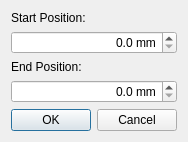
<?xml version="1.0" encoding="UTF-8"?>
<ui version="4.0">
 <class>TruncateDialog</class>
 <widget class="QDialog" name="TruncateDialog">
  <property name="windowModality">
   <enum>Qt::WindowModal</enum>
  </property>
  <property name="geometry">
   <rect>
    <x>0</x>
    <y>0</y>
    <width>174</width>
    <height>137</height>
   </rect>
  </property>
  <property name="windowTitle">
   <string>Truncate Spline</string>
  </property>
  <property name="modal">
   <bool>true</bool>
  </property>
  <layout class="QVBoxLayout" name="verticalLayout_2">
   <item>
    <layout class="QVBoxLayout" name="verticalLayout">
     <property name="sizeConstraint">
      <enum>QLayout::SetDefaultConstraint</enum>
     </property>
     <item>
      <widget class="QLabel" name="label">
       <property name="text">
        <string>Start Position:</string>
       </property>
      </widget>
     </item>
     <item>
      <widget class="QDoubleSpinBox" name="sb_start">
       <property name="alignment">
        <set>Qt::AlignRight|Qt::AlignTrailing|Qt::AlignVCenter</set>
       </property>
       <property name="suffix">
        <string> mm</string>
       </property>
       <property name="decimals">
        <number>1</number>
       </property>
       <property name="singleStep">
        <double>0.100000000000000</double>
       </property>
      </widget>
     </item>
     <item>
      <widget class="QLabel" name="label_2">
       <property name="text">
        <string>End Position:</string>
       </property>
      </widget>
     </item>
     <item>
      <widget class="QDoubleSpinBox" name="sb_end">
       <property name="alignment">
        <set>Qt::AlignRight|Qt::AlignTrailing|Qt::AlignVCenter</set>
       </property>
       <property name="suffix">
        <string> mm</string>
       </property>
       <property name="decimals">
        <number>1</number>
       </property>
       <property name="singleStep">
        <double>0.100000000000000</double>
       </property>
      </widget>
     </item>
    </layout>
   </item>
   <item>
    <widget class="QDialogButtonBox" name="buttonBox">
     <property name="orientation">
      <enum>Qt::Horizontal</enum>
     </property>
     <property name="standardButtons">
      <set>QDialogButtonBox::Cancel|QDialogButtonBox::Ok</set>
     </property>
    </widget>
   </item>
  </layout>
 </widget>
 <resources>
  <include location="resource.qrc"/>
 </resources>
 <connections>
  <connection>
   <sender>buttonBox</sender>
   <signal>accepted()</signal>
   <receiver>TruncateDialog</receiver>
   <slot>accept()</slot>
   <hints>
    <hint type="sourcelabel">
     <x>248</x>
     <y>254</y>
    </hint>
    <hint type="destinationlabel">
     <x>157</x>
     <y>274</y>
    </hint>
   </hints>
  </connection>
  <connection>
   <sender>buttonBox</sender>
   <signal>rejected()</signal>
   <receiver>TruncateDialog</receiver>
   <slot>reject()</slot>
   <hints>
    <hint type="sourcelabel">
     <x>316</x>
     <y>260</y>
    </hint>
    <hint type="destinationlabel">
     <x>286</x>
     <y>274</y>
    </hint>
   </hints>
  </connection>
 </connections>
</ui>
